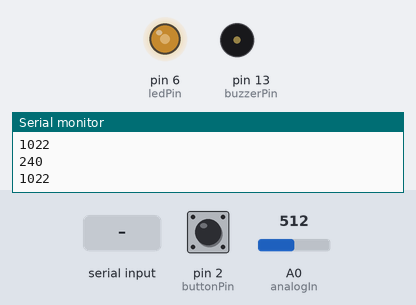
Recording of a sketch running on a simulated Arduino Uno, built with avr-gcc and run on an emulated ATmega328P. Parts: output pins drawn as LEDs (lit = HIGH), buzzer (waves = sounding, pin HIGH), the last lines printed to the serial monitor. Inputs (shaded band) come from the test bench; at power-on: A0 (analogIn) = 512, pin 2 (buttonPin) LOW.

Above: at 1.2 s.
1.3 s: A0 (analogIn) set to 716
At 2.5 s:
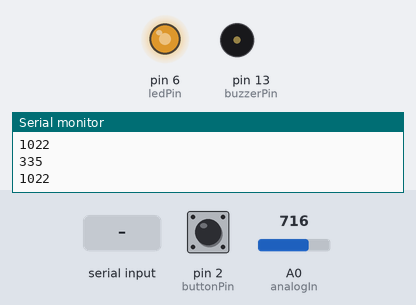
2.8 s: "H" received over Serial
At 3.7 s:
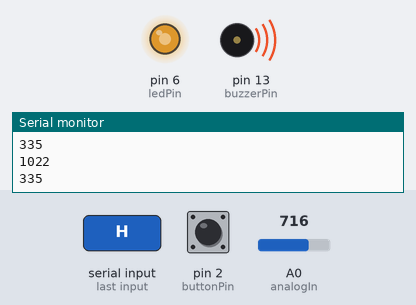
4.3 s: A0 (analogIn) set to 900
At 4.8 s:
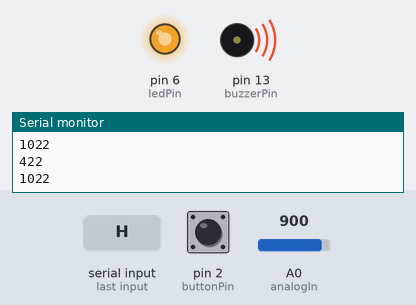
5.8 s: "L" received over Serial
At 7.0 s:
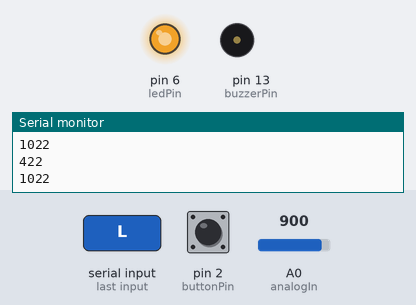
7.3 s: A0 (analogIn) set to 122
At 8.2 s:
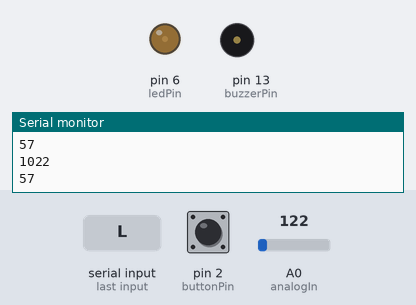
8.8 s: A0 (analogIn) set to 0
At 9.2 s:
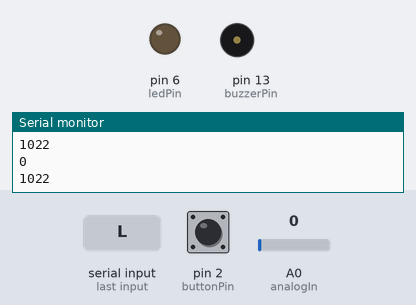
Timing chart, 0 to 11.3 s (numbered marks = the images above; inputs shaded):
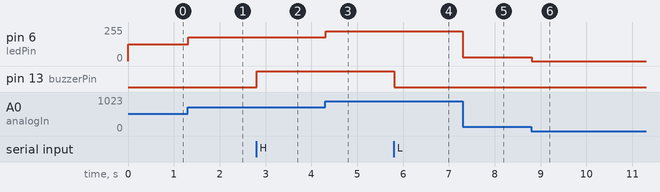

Measured:
- after the input at 1.3 s, pin 6 (ledPin): 127/255 → 178/255 at once
- after the input at 2.8 s, pin 13 (buzzerPin): LOW → HIGH at once
- after the input at 4.3 s, pin 6 (ledPin): 178/255 → 224/255 at once
- after the input at 5.8 s, pin 13 (buzzerPin): HIGH → LOW at once
- after the input at 7.3 s, pin 6 (ledPin): 224/255 → 30/255 at once
- after the input at 8.8 s, pin 6 (ledPin): 30/255 → 0/255 at once

The sketch:

Villier_Hardware_4.ino
```cpp
//Author: Alex Villier
//Date:   5/4/2020
//YouTube Showcase: https://youtu.be/EmiZpmYrxaw

const int buzzerPin = 13;
const int analogIn = A0;
const int buttonPin = 2;
const int ledPin = 6;
int incomingByte;
int joystickValue = 0;
int outputValue = 0;
int buttonState = 0;
int ledValue;

void setup() {
  // put your setup code here, to run once:
  Serial.begin(9600);
  pinMode(buzzerPin, OUTPUT);
  pinMode(ledPin, OUTPUT);
  pinMode(buttonPin, INPUT);
}

void loop() {
  // put your main code here, to run repeatedly:
  if(Serial.available() > 0){
    incomingByte = Serial.read();

    //If H, buzzer on
    if(incomingByte == 72){
      digitalWrite(buzzerPin, HIGH);
    }
    //Else if L, buzzer off
    else if(incomingByte == 76){
      digitalWrite(buzzerPin, LOW);
    }

  }

  joystickValue = analogRead(analogIn);
  outputValue = map(joystickValue, 0, 1023, 0, 480);
  Serial.println(outputValue);

  ledValue = map(joystickValue, 0, 1023, 0, 255);
  analogWrite(ledPin, ledValue);

  buttonState = digitalRead(buttonPin);
  if(buttonState == HIGH){
    Serial.println(1023);
  } else {
    Serial.println(1022);
  }

  delay(5);
}
```
